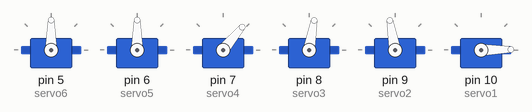
Simulated run of this sketch. Board: Arduino Uno, built with avr-gcc and run on an emulated ATmega328P. Shown: 6 × servo.

Above: at 0.05 s.
At 1.0 s:
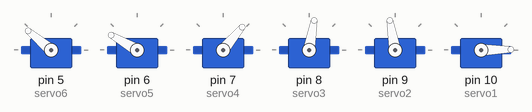
At 2.0 s:
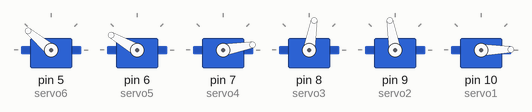
At 4.0 s:
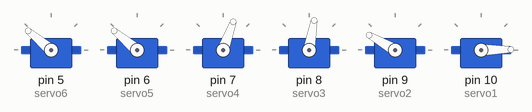
At 5.9 s:
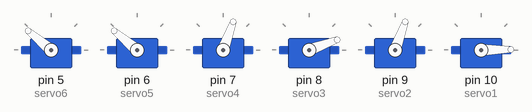
At 8.0 s:
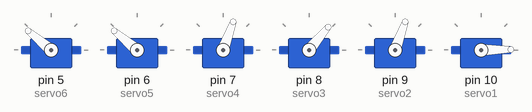
Timing chart, 0 to 9.2 s (numbered marks = the images above):
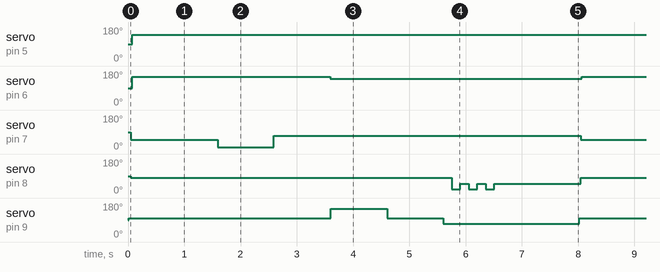

The sketch:

Brazo_Rutina_Solo.ino
```cpp
#include <Servo.h>
Servo servomotor;
int pos = 0;
Servo servo1;
Servo servo2;
Servo servo3;
Servo servo4;
Servo servo5;
Servo servo6;

void setup(){
  servo6.attach(5, 500, 2500);  //ANTE 666
  servo5.attach(6, 500, 2500);  //BRAZO 5
  servo4.attach(7, 500, 2500);  //BASE 4
  servo3.attach(8, 500, 2500);  //GARRA 3
  servo2.attach(9, 500, 2500);  //MANO ARRIBA 2
  servo1.attach(10, 500, 2500); //MUÑECA NO MUEVE
}

void loop(){
  servo1.write(1);
  delay(15);
  servo2.write(100);// 2
  delay(15);
  servo3.write(80); // 3
  delay(15);
  servo4.write(50); // 4
  delay(15);
  servo5.write(150);
  delay(15);
  servo6.write(140);// 6
  delay(15);

  delay(1500);
  /*
  servo4.write(180);
  delay(15);
  servo6.write(130);
  delay(15);
  servo5.write(1);
  delay(3000);*/
  servo4.write(10);
  delay(1000);
  servo4.write(70);
  delay(1000);
  servo5.write(140);
  delay(15);
  servo2.write(150);
  delay(1000);
  servo2.write(100);
  delay(1000);
  servo2.write(70);
  delay(150);
  servo3.write(20);
  delay(150);
   servo3.write(50);
  delay(150);
   servo3.write(20);
  delay(150);
     servo3.write(50);
  delay(150);
     servo3.write(20);
  delay(150);
     servo3.write(50);
  delay(1500);

}
```

Measured:
- by itself, servo on pin 5 (servo6): 90° → 140° at 0.08 s
- by itself, servo on pin 6 (servo5): alternates 150° for 3.5 s and 140° for 4.5 s
- by itself, servo on pin 7 (servo4): repeats every 8.0 s: 10° 1.0 s, 70° 5.5 s, 50° 1.5 s
- by itself, servo on pin 8 (servo3): repeats every 8.0 s: 2 × (20° 0.15 s, 50° 0.15 s), 20° 0.15 s, 50° 1.5 s, 80° 5.7 s
- by itself, servo on pin 9 (servo2): repeats every 8.0 s: 150° 1.0 s, 100° 1.0 s, 70° 2.4 s, 100° 3.6 s
